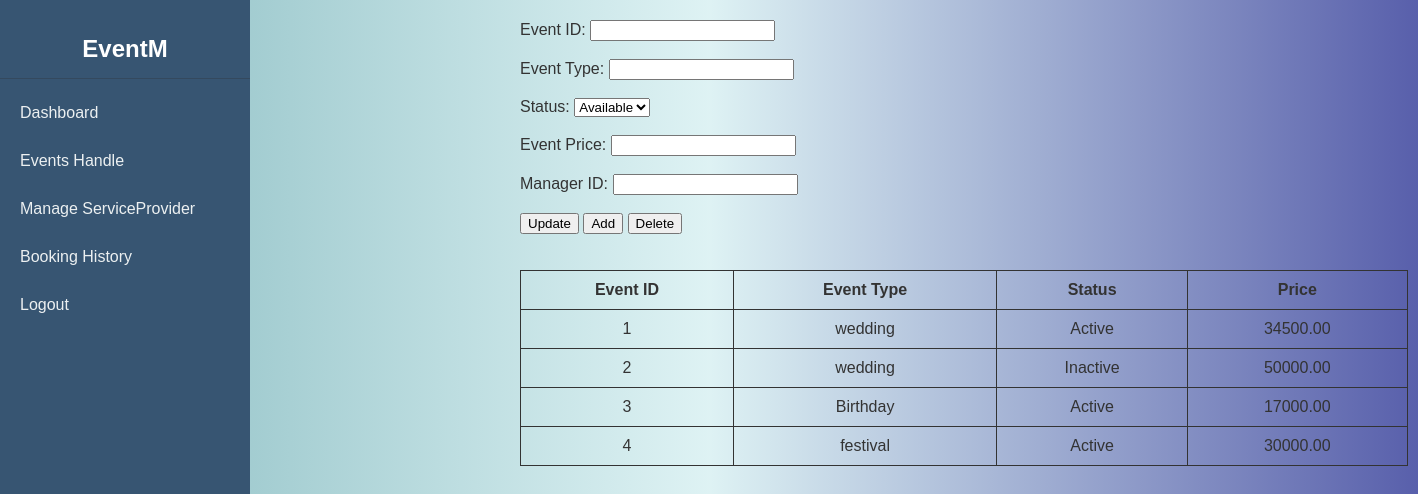
Page /view/manager/eventhandle.php (signed in) on the committed database.
### tables this page shows
CREATE TABLE `event_table` (
  `event_id` int(11) NOT NULL,
  `manager_id` int(11) NOT NULL,
  `event_type` varchar(50) NOT NULL,
  `event_status` varchar(50) NOT NULL,
  `event_price` decimal(10,2) NOT NULL
);

### model/eventhandleModel.php (called while the page is built, shortened)
<?php
function getAllEvents() {
    $conn = getConnection();
    $sql = "SELECT event_id, event_type, event_status, event_price FROM event_table";
    $result = mysqli_query($conn, $sql);
    return $result;
}
?>

### controller/eventhandleController.php (called while the page is built, shortened)
<?php
include 'C:/xampp/htdocs/event_organizer_and_management_portal/model/eventhandleModel.php';
$events = getAllEvents();
?>

### view/manager/eventhandle.php (the view, shortened to what this page needs)
<?php
include 'C:/xampp/htdocs/event_organizer_and_management_portal/controller/eventhandleController.php';
?>
<!DOCTYPE html>
<html>
<head>
    <link rel="stylesheet" href="/event_organizer_and_management_portal/view/css/external.css">
    <link rel="stylesheet" href="/event_organizer_and_management_portal/view/css/manager.css">
    <link rel="stylesheet" href="/event_organizer_and_management_portal/view/css/table.css">
</head>
<body>
<div class="dashboard-container">
    <nav class="sidebar-nav">
        <div class="logo">EventM</div>
        <ul>
            <li><a href="manager.php">Dashboard</a></li>
            <li><a href="eventhandle.php">Events Handle</a></li>
            <li><a href="manageSp.php">Manage ServiceProvider</a></li>
            <li><a href="Bookinghistory.php">Booking History</a></li>
            <li class="logout-item"><a href="../logout.php">Logout</a></li>
        </ul>
    </nav>
    <div style="margin-left:250px; padding:20px;">
        <form method="post" action="">
            <label for="eventId">Event ID:</label>
            <input type="text" id="eventId" name="eventId"><br><br>
            <label for="eventType">Event Type:</label>
            <input type="text" id="eventType" name="eventType"><br><br>
            <label for="status">Status:</label>
            <select name="status">
                <option value="available">Available</option>
            </select><br><br>
            <label for="price">Event Price:</label>
            <input type="text" id="price" name="price"><br><br>
            <label for="managerId">Manager ID:</label>
            <input type="text" id="managerId" name="managerId"><br><br>
            <button class="updatebtn" name="update">Update</button>
            <button class="addbtn" name="add">Add</button>
            <button class="deletebtn" name="delete">Delete</button>
        </form><br><br>
        <?php
        if (mysqli_num_rows($events) > 0) {
            echo "<table class='eventhandle-table'>";
            echo "<tr><th>Event ID</th><th>Event Type</th><th>Status</th><th>Price</th></tr>";
            while ($row = mysqli_fetch_assoc($events)) {
                echo "<tr>
                        <td>{$row['event_id']}</td>
                        <td>{$row['event_type']}</td>
                        <td>{$row['event_status']}</td>
                        <td>{$row['event_price']}</td>
                      </tr>";
            }
            echo "</table>";
        } else {
            echo "No events found.";
        }
        ?>
    </div>
</div>
</body>
</html>

### view/css/external.css (style rules this page uses)
* { font-family: 'Google-Sans', sans-serif; }
body { background: linear-gradient(to right, #68a9b0d2, #009da821, #000b7fa7); color: #333; }

### view/css/manager.css (style rules this page uses)
body { margin: 0; padding: 0; }
.dashboard-container { display: flex; min-height: 100vh; }
.sidebar-nav { width: 250px; background-color: #375572; color: #ecf0f1; padding-top: 20px; display: flex; flex-direction: column; }
.sidebar-nav .logo { font-size: 24px; font-weight: bold; text-align: center; padding: 15px 0; color: #fff; border-bottom: 1px solid #34495e; margin-bottom: 10px; }
.sidebar-nav ul { list-style: none; padding: 0; margin: 0; flex-grow: 1; }
.sidebar-nav li a { display: block; padding: 15px 20px; color: #ecf0f1; text-decoration: none; transition: background-color 0.3s; }

### view/css/table.css (style rules this page uses)
.eventhandle-table { width: 250%; text-align: center; border-collapse: collapse; font-size: 16px; border: 1px solid ; }
.eventhandle-table th, .eventhandle-table td { border: 1px solid; padding: 10px; }

### rows in the picture
event_table: event_id "1", event_type "wedding", event_status "Active", event_price "34500.00"
event_table: event_id "2", event_type "wedding", event_status "Inactive", event_price "50000.00"
event_table: event_id "3", event_type "Birthday", event_status "Active", event_price "17000.00"
event_table: event_id "4", event_type "festival", event_status "Active", event_price "30000.00"
